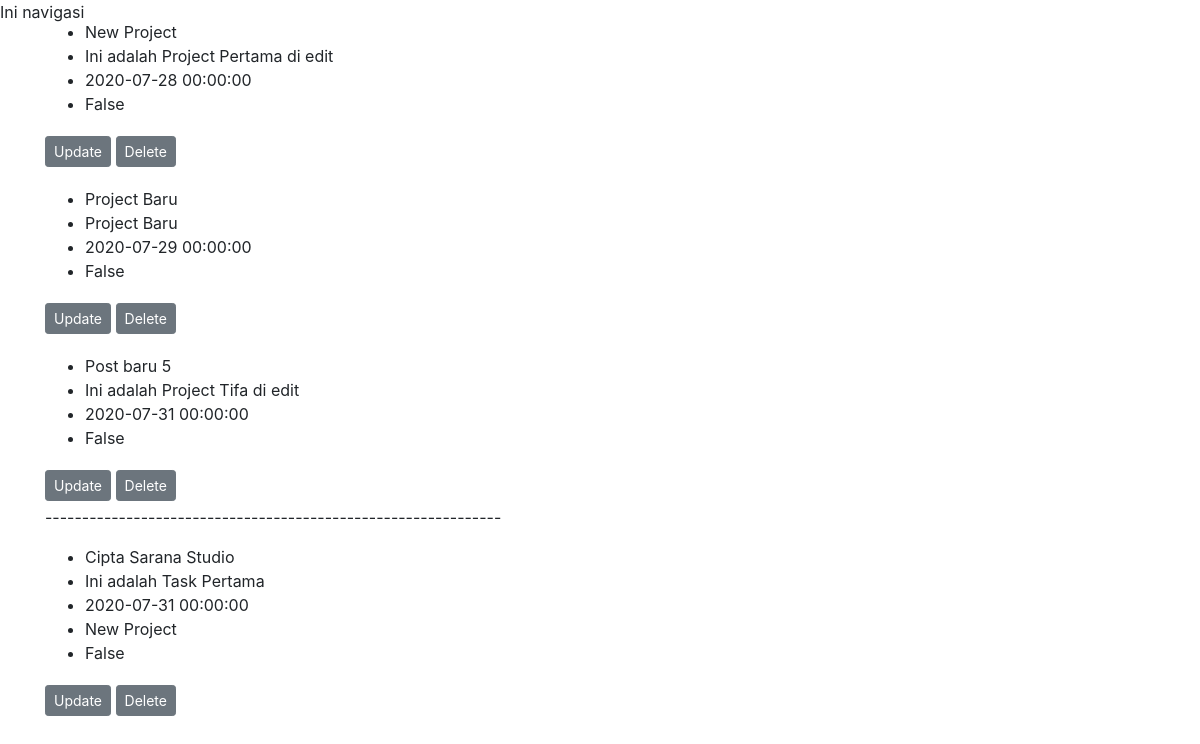
Screenshot of / (signed in) with the database file from the repository.
### todaApp/models.py (models this page shows, shortened)
class Project(db.Model):
    __tablename__ = 'projects'
    id = db.Column(db.Integer, primary_key=True)
    title = db.Column(db.String(200), nullable=False)
    description = db.Column(db.String(300))
    due_date = db.Column(db.DateTime, nullable=False, default=datetime.utcnow)
    completed = db.Column(db.Boolean, default=False)
    task = db.relationship('Task', backref='task', lazy=True)

class Task(db.Model):
    __tablename__ = 'tasks'
    id = db.Column(db.Integer, primary_key=True)
    title = db.Column(db.String(200), nullable=False)
    description = db.Column(db.String(300))
    due_date = db.Column(db.DateTime, nullable=False, default=datetime.utcnow)
    completed = db.Column(db.Boolean, default=False)
    project = db.Column(db.Integer, db.ForeignKey('projects.id'))

### todaApp/routes.py (the view)
@app.route("/")
@login_required
def home():
    tasks = Task.query.all()
    projects = Project.query.all()
    return render_template('home.html', tasks=tasks, projects=projects)

### todaApp/models.py (called while the page is built)
@login_manager.user_loader
def load_user(user_id):
    return User.query.get(int(user_id))

### todaApp/templates/home.html
{% extends 'layout.html'%}
{% block content %}
    <div class="project">
        {% for project in projects %}
        <p>
            <ul>
                <li>{{project.title}}</li>
                <li>{{project.description}}</li>
                <li>{{project.due_date}}</li>
                <li>{{project.completed}}</li>
            </ul>
        </p>
        <a class="btn btn-secondary btn-sm mt-1 mb-1" href="{{ url_for('update_project', project_id=project.id) }}">Update</a>
        <a class="btn btn-secondary btn-sm mt-1 mb-1" href="{{ url_for('delete_project', project_id=project.id) }}">Delete</a>
    {% endfor %}
    </div>
    <div class="batas">
        --------------------------------------------------------------
    </div>
  <div class="task">
    {% for task in tasks %}
    <p>
        <ul>
            <li>{{task.title}}</li>
            <li>{{task.description}}</li>
            <li>{{task.due_date}}</li>
            <li>{{task.task.title}}</li>
            <li>{{task.completed}}</li>
        </ul>
    </p>
    <a class="btn btn-secondary btn-sm mt-1 mb-1" href="{{ url_for('update_task', todo_id=task.id) }}">Update</a>
    <a class="btn btn-secondary btn-sm mt-1 mb-1" href="{{ url_for('delete_task', todo_id=task.id) }}">Delete</a>
{% endfor %}
  </div>
{% endblock content%}

### todaApp/templates/layout.html (shortened to what this page needs)
<!DOCTYPE html>
<html lang="en">
<head>
    <link rel="stylesheet" href="{{url_for('static', filename='css/bootstrap.min.css')}}">
    <link rel="stylesheet" href="{{url_for('static', filename='css/all.min.css')}}">
    <link rel="stylesheet" href="{{url_for('static', filename='css/style.css')}}">
</head>
<body>
    <nav>Ini navigasi</nav>
    <div class="main-content">
        <div class="container">
            {% block content %} {% endblock content%}
        </div>
    </div>
</body>
</html>

### todaApp/static/css/style.css (style rules this page uses)
nav { position: absolute; top: 0; }
.main-content .container { margin-top: 20px; }

### rows the page displays
Project: title "New Project", description "Ini adalah Project Pertama di edit", due_date "2020-07-28 00:00:00", completed "False"
Project: title "Project Baru", description "Project Baru", due_date "2020-07-29 00:00:00", completed "False"
Project: title "Post baru 5", description "Ini adalah Project Tifa di edit", due_date "2020-07-31 00:00:00", completed "False"
Task: title "Cipta Sarana Studio", description "Ini adalah Task Pertama", due_date "2020-07-31 00:00:00", task "New Project", completed "False"
